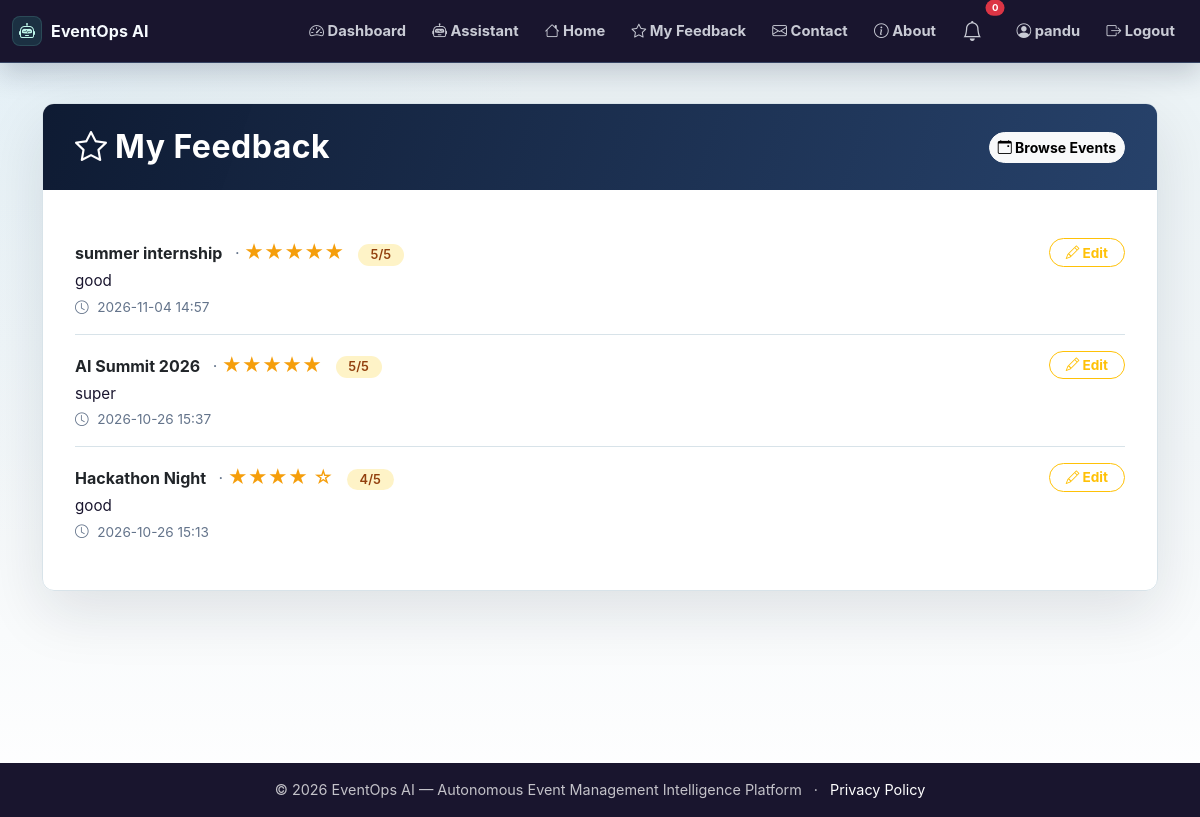
/my-feedback (signed in), run on the app's committed database.
### app.py (models this page shows, shortened)
class User(UserMixin, db.Model):
    id = db.Column(db.Integer, primary_key=True)
    name = db.Column(db.String(100), nullable=False)
    email = db.Column(db.String(100), unique=True, nullable=False)
    password_hash = db.Column(db.String(200), nullable=False)
    role = db.Column(db.String(20), default='user')
    created_at = db.Column(db.DateTime, default=lambda: datetime.now(timezone.utc))

class Feedback(db.Model):
    __tablename__ = 'feedback'
    __table_args__ = {'extend_existing': True}
    id = db.Column(db.Integer, primary_key=True)
    user_id = db.Column(db.Integer, db.ForeignKey('user.id'), nullable=False)
    event_id = db.Column(db.Integer, db.ForeignKey('event.id'), nullable=False)
    rating = db.Column(db.Integer, nullable=False)
    comment = db.Column(db.Text)
    created_at = db.Column(db.DateTime, default=lambda: datetime.now(timezone.utc))
    user = db.relationship('User', backref='feedbacks')
    event = db.relationship('Event', backref='feedbacks')

class Event(db.Model):
    id = db.Column(db.Integer, primary_key=True)
    title = db.Column(db.String(200), nullable=False)
    description = db.Column(db.Text)
    date = db.Column(db.String(50))
    time = db.Column(db.String(50))
    location = db.Column(db.String(200))
    capacity = db.Column(db.Integer)
    status = db.Column(db.String(20), default='upcoming')
    created_at = db.Column(db.DateTime, default=lambda: datetime.now(timezone.utc))

### app.py (the view)
@app.route('/my-feedback')
@login_required
def feedback_list():
    feedbacks = Feedback.query.filter_by(user_id=current_user.id).order_by(Feedback.created_at.desc()).all()
    return render_template('feedback_list.html', feedbacks=feedbacks)

### app.py (called while the page is built)
@login_manager.user_loader
def load_user(user_id):
    return User.query.get(int(user_id))

### templates/feedback_list.html (shortened to what this page needs)
{% extends "base.html" %}
{% block content %}
<div class="feedback-wrapper">
    <div class="container">
        <div class="card feedback-card">
            <div class="card-header d-flex justify-content-between align-items-center">
                <h2 class="mb-0"><i class="bi bi-star me-2"></i>My Feedback</h2>
                <a href="{{ url_for('browse_events') }}" class="btn btn-light btn-sm">
                    <i class="bi bi-calendar-event"></i> Browse Events
                </a>
            </div>
            <div class="card-body">
                {% if feedbacks %}
                    {% for fb in feedbacks %}
                    <div class="feedback-item">
                        <div>
                            <div>
                                <strong>{{ fb.event.title }}</strong>
                                <span class="text-muted ms-2">·</span>
                                <span class="feedback-rating">
                                    {% for i in range(fb.rating) %}★{% endfor %}
                                    {% for i in range(5 - fb.rating) %}☆{% endfor %}
                                    <span class="rating-badge ms-2">{{ fb.rating }}/5</span>
                                </span>
                            </div>
                            <div class="feedback-comment">{{ fb.comment or 'No comment provided.' }}</div>
                            <div class="feedback-meta mt-1">
                                <i class="bi bi-clock"></i> {{ fb.created_at.strftime('%Y-%m-%d %H:%M') }}
                            </div>
                        </div>
                        <div>
                            <a href="{{ url_for('feedback', event_id=fb.event_id) }}" class="btn btn-outline-warning btn-edit">
                                <i class="bi bi-pencil"></i> Edit
                            </a>
                        </div>
                    </div>
                    {% endfor %}
                {% else %}
                    <div class="empty-state">
                        <i class="bi bi-star"></i>
                        <h5>No Feedback Yet</h5>
                        <p>You haven't submitted any feedback. <a href="{{ url_for('browse_events') }}">Browse events</a> and share your experience!</p>
                    </div>
                {% endif %}
            </div>
        </div>
    </div>
</div>
{% endblock %}

### templates/base.html (shortened to what this page needs)
<!DOCTYPE html>
<html lang="en">
<head>
<link href="https://cdn.jsdelivr.net/npm/bootstrap@5.3.0/dist/css/bootstrap.min.css" rel="stylesheet">
<link rel="stylesheet" href="https://cdn.jsdelivr.net/npm/bootstrap-icons@1.11.0/font/bootstrap-icons.css">
<link rel="stylesheet" href="{{ url_for('static', filename='css/style.css', v='futuristic-purple-20261030') }}">
</head>
<body>
<nav class="navbar navbar-expand-lg navbar-dark shadow-sm">
<div class="container-fluid">
<a class="navbar-brand fw-bold" href="{{ url_for('index') }}">
<i class="bi bi-robot"></i>EventOps AI
</a>
<div class="collapse navbar-collapse" id="navbarNav">
<ul class="navbar-nav ms-auto align-items-lg-center">
                    {% if current_user.is_authenticated %}
<li class="nav-item">
<a class="nav-link" href="{{ url_for('dashboard') }}">
<i class="bi bi-speedometer2"></i> Dashboard
</a>
</li>
<li class="nav-item">
<a class="nav-link" href="{{ url_for('assistant_page') }}">
<i class="bi bi-robot"></i> Assistant
</a>
</li>
<li class="nav-item">
<a class="nav-link" href="{{ url_for('index') }}">
<i class="bi bi-house"></i> Home
</a>
</li>
<li class="nav-item">
<a class="nav-link" href="{{ url_for('feedback_list') }}">
<i class="bi bi-star"></i> My Feedback
</a>
</li>
<li class="nav-item">
<a class="nav-link" href="{{ url_for('contact') }}">
<i class="bi bi-envelope"></i> Contact
</a>
</li>
<li class="nav-item">
<a class="nav-link" href="{{ url_for('about') }}">
<i class="bi bi-info-circle"></i> About
</a>
</li>
<li class="nav-item position-relative me-2">
<a class="nav-link" href="#" title="Notifications" data-bs-toggle="dropdown">
<i class="bi bi-bell fs-5"></i>
<span class="position-absolute top-0 start-100 translate-middle badge rounded-pill bg-danger" style="font-size:0.6rem;">
                                    0
</span>
</a>
</li>
<li class="nav-item">
<a class="nav-link" href="{{ url_for('profile') }}">
<i class="bi bi-person-circle"></i> {{ current_user.name }}
</a>
</li>
<li class="nav-item">
<a class="nav-link" href="{{ url_for('logout') }}">
<i class="bi bi-box-arrow-right"></i> Logout
</a>
</li>
                    {% endif %}
</ul>
</div>
</div>
</nav>
<main class="container-fluid py-4">
        {% block content %}{% endblock %}
</main>
<footer class="footer bg-dark text-white py-3 mt-4">
<div class="container text-center">
<span>© 2026 EventOps AI — Autonomous Event Management Intelligence Platform</span>
<span class="mx-2" aria-hidden="true">·</span>
<a class="text-white" href="{{ url_for('privacy') }}">Privacy Policy</a>
</div>
</footer>
</body>
</html>

### static/css/style.css (style rules this page uses)
:root { --eo-ink: #19152E; --eo-muted: #64748b; --eo-body: #334155; --eo-bg: #eaf2f5; --eo-surface: #ffffff; --eo-line: #d8e3e9; --eo-navy: #19152E; --eo-blue: #5541A8; --eo-indigo: #19152E; --eo-teal: #B7A5FF; --eo-amber: #f59e0b; --eo-rose: #e11d48; --eo-shadow: 0 22px 60px rgba(15, 23, 42, 0.11); --eo-soft-shadow: 0 14px 36px rgba(15, 23, 42, 0.08); }
* { letter-spacing: 0; }
html { scroll-behavior: smooth; }
body { min-height: 100vh; color: var(--eo-body); background: radial-gradient(circle at top left, rgba(139, 206, 255, 0.08), transparent 34rem), linear-gradient(180deg, var(--eo-bg) 0%, #f3f7f9 55%, #ffffff 100%); font-family: "Inter", "Segoe UI", system-ui, -apple-system, BlinkMacSystemFont, sans-serif; }
a { text-decoration: none; }
.navbar { position: sticky; top: 0; z-index: 1030; min-height: 60px; border-bottom: 1px solid rgba(139, 206, 255, 0.25); background: #19152E !important; box-shadow: 0 10px 28px rgba(16, 27, 53, 0.2) !important; backdrop-filter: blur(14px); }
.navbar .container-fluid { width: min(1240px, calc(100% - 24px)); margin: 0 auto; padding-left: 0; padding-right: 0; }
.navbar-brand { display: inline-flex; align-items: center; gap: 9px; font-size: 1rem; letter-spacing: .01em; color: #f7fbff !important; font-weight: 800; }
.navbar-brand i { display: inline-flex; width: 30px; height: 30px; align-items: center; justify-content: center; border-radius: 8px; color: #bff8eb; background: rgba(45, 212, 191, 0.14); box-shadow: inset 0 0 0 1px rgba(125, 211, 200, 0.16); }
.navbar-dark .navbar-nav .nav-link { position: relative; border-radius: 999px; color: rgba(245, 249, 255, 0.8); font-size: 0.92rem; font-weight: 650; padding: 0.5rem 0.82rem; transition: background 0.2s ease, color 0.2s ease, transform 0.2s ease; }
main.container-fluid { width: min(1240px, calc(100% - 24px)); min-height: calc(100vh - 138px); margin: 0 auto; padding: 24px 0 0 !important; }
.dropdown-menu, .modal-content, .list-group-item, .table, .card { border-color: var(--eo-line) !important; }
.card { border-radius: 12px !important; background: rgba(255, 255, 255, 0.96); box-shadow: var(--eo-soft-shadow); }
.btn { border-radius: 999px; font-weight: 750; box-shadow: none !important; }
h1, h2, h3, h4, h5, h6, .section-title, .eo-section-title { color: var(--eo-navy); }
.hero-gradient :is(h1, h2, h3, h4, h5, h6), .eo-gradient-panel :is(h1, h2, h3, h4, h5, h6), .contact-hero h1, .feedback-card .card-header :is(h1, h2, h3, h4, h5, h6), .registrations-card .card-header :is(h1, h2, h3, h4, h5, h6), .register-card .card-header :is(h1, h2, h3, h4, h5, h6), .assistant .chat-header :is(h1, h2, h3, h4, h5, h6), .chat-header :is(h1, h2, h3, h4, h5, h6), .page-header :is(h1, h2, h3, h4, h5, h6) { color: #fff !important; }
.footer { margin-top: 36px !important; background: var(--eo-navy) !important; color: rgba(255, 255, 255, 0.74) !important; font-size: 0.9rem; }
.section-copy, .text-muted { color: var(--eo-muted) !important; }

### data on the page
User: name "pandu"
Feedback: event "summer internship", rating "5", comment "good", created_at "2026-11-04 14:57"
Feedback: event "AI Summit 2026", rating "5", comment "super", created_at "2026-10-26 15:37"
Feedback: event "Hackathon Night", rating "4", comment "good", created_at "2026-10-26 15:13"
